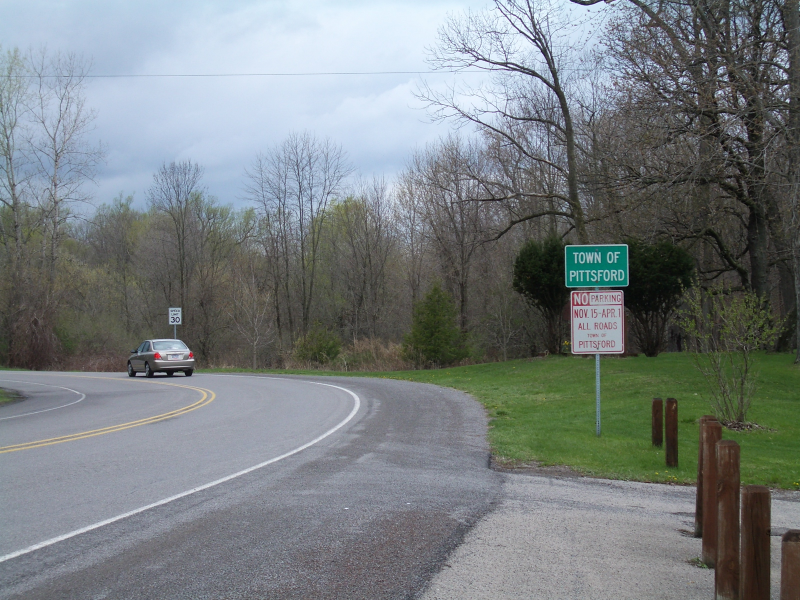
%> input picture Sign1.JPG, 1600 x 1200 px (shown at 1/2 size)
$ octave --eval "mainZhenkuangHe('Sign1.JPG');"   (GNU Octave 9; MATLAB toolbox functions it lacks are replaced by stand-ins)
%> lines starting %> are read from the running program, lines starting %| are printed output that depends on the picture; in (x1, y1, x2, y2) boxes, pixels count from 0 and x2, y2 are one past the last pixel; in counts of white or black regions, pixels touching at a corner belong together; the program's own positions count from 1
### SignDetectYellow.m
function outputY = SignDetectYellow(Irgb, I)
% Generatie invert C.
load('Yellowrgb.mat');
IC = inv(covYellowrgb);
MeanVector = mYellowrgb;
% Get the number of rows and coloums of the image.
[r,c,p] = size(Irgb);
%> r = 600; c = 800; p = 3
% Calculate the metrix of image with each pixel - the mean of each color
% row.
imc(:,:,1) = Irgb(:,:,1) - MeanVector(1);
imc(:,:,2) = Irgb(:,:,2) - MeanVector(2);
imc(:,:,3) = Irgb(:,:,3) - MeanVector(3);
%> imc: size 600x800x3 double
% Use the loop to calculate the Map.
for i = 1:r
    for j = 1:c
        Pix = [imc(i,j,1) imc(i,j,2) imc(i,j,3)];
        Map(i,j) = Pix * IC * Pix';
    end
end
% Calculate the Mahalanobis Distance Map.
MDMap = sqrt(Map);
% Use the threshold to generate the Thresholded Mahalanobis Distance Map.
MM = MDMap < 2.3;
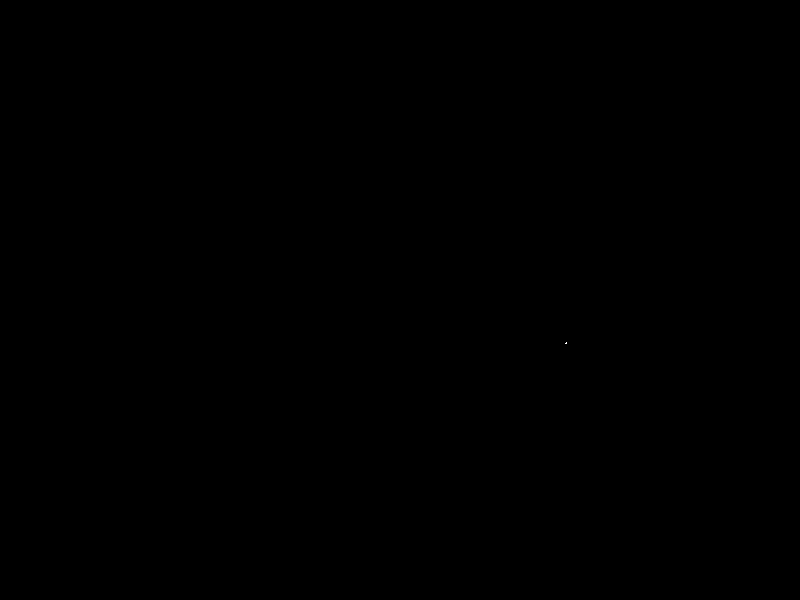
%> MM: size 600x800 logical; 0% white in thin lines or dots, all inside (x1, y1, x2, y2) = (565, 342, 567, 344)
Ylabel = bwlabel(MM);
Ylmax = max(max(Ylabel));
%> Ylmax = 1
outputY = I;
% Filter the result
for i = 1:Ylmax
    [r,c] = find(Ylabel == i);
    if length(r) > 200
        outY = Ylabel == i;
        sum_v = sum(outY);
        sum_h = sum(outY');
        f_v = find(sum_v, 1, 'first');
        l_v = find(sum_v, 1, 'last');
        f_h = find(sum_h, 1, 'first');
        l_h = find(sum_h, 1, 'last');
        long = l_h - f_h;
        wide = l_v - f_v;
        [w,l,p] = size(I);
        if f_v > 50 && l_v < l-50 && f_h > 50 && l_h < w-50
            if  wide < 1.5 * long || wide > 1.9 * long
                outputY(f_h-2:f_h, f_v:l_v, 1) = 1;
                outputY(f_h-2:f_h, f_v:l_v, 2) = 0;
                outputY(f_h-2:f_h, f_v:l_v, 3) = 0;
                outputY(l_h:l_h+2, f_v:l_v, 1) = 1;
                outputY(l_h:l_h+2, f_v:l_v, 2) = 0;
                outputY(l_h:l_h+2, f_v:l_v, 3) = 0;
                outputY(f_h:l_h, f_v-2:f_v, 1) = 1;
                outputY(f_h:l_h, f_v-2:f_v, 2) = 0;
                outputY(f_h:l_h, f_v-2:f_v, 3) = 0;
                outputY(f_h:l_h, l_v:l_v+2, 1) = 1;
                outputY(f_h:l_h, l_v:l_v+2, 2) = 0;
                outputY(f_h:l_h, l_v:l_v+2, 3) = 0;
            end
        end
    end
end
%> this loop made 1 pass
%> (r, c) on pass 1: ([344; 343; 344], [566; 567; 567])
return

### SignDetectGreen.m
function outputG = SignDetectGreen(Irgb, outputY)
% Generatie invert C.
load('Greenrgb.mat');
IC = inv(covGreenrgb);
MeanVector = mGreenrgb;
% Get the number of rows and coloums of the image.
[r,c,p] = size(Irgb);
%> r = 600; c = 800
% Calculate the metrix of image with each pixel - the mean of each color
% row.
imc(:,:,1) = Irgb(:,:,1) - MeanVector(1);
%> imc: size 600x800 double
imc(:,:,2) = Irgb(:,:,2) - MeanVector(2);
imc(:,:,3) = Irgb(:,:,3) - MeanVector(3);
%> imc: size 600x800x3 double
% Use the loop to calculate the Map.
for i = 1:r
    for j = 1:c
        Pix = [imc(i,j,1) imc(i,j,2) imc(i,j,3)];
        Map(i,j) = Pix * IC * Pix';
    end
end
% Calculate the Mahalanobis Distance Map.
MDMap = sqrt(Map);
% Use the threshold to generate the Thresholded Mahalanobis Distance Map.
MM = MDMap < 10;
%> MM: size 600x800 logical; 0.32% white; 9 white regions (8 under 20 px), largest, box (x1, y1, x2, y2) and area: (567, 246, 627, 286) 1485
% Close the MDMap use the shape "square"
SEG = strel('square',2);
FOG = imclose(MM, SEG);
%> FOG: size 600x800 logical; 0.33% white; 8 white regions (7 under 20 px), largest, box (x1, y1, x2, y2) and area: (567, 246, 627, 286) 1499
Glabel = bwlabel(FOG);
%> Glabel: size 600x800 double; 9 distinct labels, from 0 to 8
Glmax = max(max(Glabel));
%> Glmax = 8
outputG = outputY;
% Filter the result
for i = 1:Glmax
    [r,c] = find(Glabel == i);
    if length(r) > 100
        outG = Glabel == i;
        sum_v = sum(outG);
        sum_h = sum(outG');
        f_v = find(sum_v, 1, 'first');
        l_v = find(sum_v, 1, 'last');
        f_h = find(sum_h, 1, 'first');
        l_h = find(sum_h, 1, 'last');
        long = l_h - f_h;
        wide = l_v - f_v;
        if long < wide
        outputG(f_h-2:f_h, f_v:l_v, 1) = 1;
        outputG(f_h-2:f_h, f_v:l_v, 2) = 0;
        outputG(f_h-2:f_h, f_v:l_v, 3) = 0;
        outputG(l_h:l_h+2, f_v:l_v, 1) = 1;
        outputG(l_h:l_h+2, f_v:l_v, 2) = 0;
        outputG(l_h:l_h+2, f_v:l_v, 3) = 0;
        outputG(f_h:l_h, f_v-2:f_v, 1) = 1;
        outputG(f_h:l_h, f_v-2:f_v, 2) = 0;
        outputG(f_h:l_h, f_v-2:f_v, 3) = 0;
        outputG(f_h:l_h, l_v:l_v+2, 1) = 1;
        outputG(f_h:l_h, l_v:l_v+2, 2) = 0;
        outputG(f_h:l_h, l_v:l_v+2, 3) = 0;
        end
    end
end
%> this loop made 8 passes
%> (f_v, l_v, f_h, l_h, long, wide) on pass 1: (568, 627, 247, 286, 39, 59)
%> (r, c) on passes 2 to 6: ([274; 275; 274; 275], [573; 573; 574; 574]), ([256; 257; 258; 259; 260; 261; 256; 257; 258; 259; 260; 261], [582; 582; 582; 582; 582; 582; 583; 583; 583; 583; 583; 583]), ([274; 274; 275; 274; 275; 276; 275; 276; 277], [595; 596; 596; 597; 597; 597; 598; 598; 598]), ([273; 274; 275; 276; 277; 278; 279; 275; 276; 277; 278], [607; 607; 607; 607; 607; 607; 607; 608; 608; 608; 608]), ([256; 257; 258; 259; 260; 256; 257; 258; 259; 260; 261], [610; 610; 610; 610; 610; 611; 611; 611; 611; 611; 611])
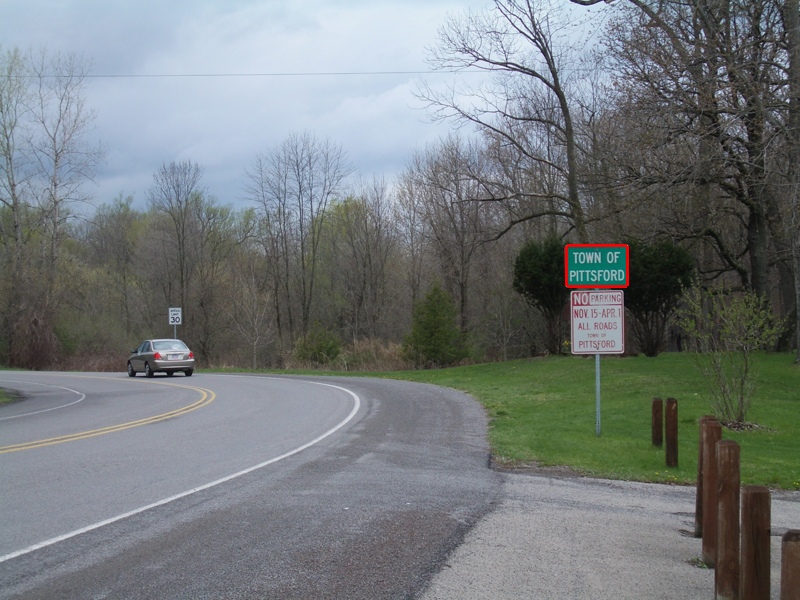
%> outputG: size 600x800x3 double; mean R, G, B 0.471, 0.494, 0.5; drawn with min black and max white
%> after the loop, sum_h = 600 values, max 60 at index 249, min 0 at index 1, mean 2.5; sum_v = 800 values, max 39 at index 568, min 0 at index 1, mean 1.87
return

### SignDetectRed.m
function outputR = SignDetectRed(Irgb, outputG)
% Generatie invert C.
load('Redrgb.mat');
IC = inv(covRedrgb);
MeanVector = mRedrgb;
% Get the number of rows and coloums of the image.
[r,c,p] = size(Irgb);
%> r = 600; c = 800
% Calculate the metrix of image with each pixel - the mean of each color
% row.
imc(:,:,1) = Irgb(:,:,1) - MeanVector(1);
%> imc: size 600x800 double
imc(:,:,2) = Irgb(:,:,2) - MeanVector(2);
imc(:,:,3) = Irgb(:,:,3) - MeanVector(3);
%> imc: size 600x800x3 double
% Use the loop to calculate the Map.
for i = 1:r
    for j = 1:c
        Pix = [imc(i,j,1) imc(i,j,2) imc(i,j,3)];
        Map(i,j) = Pix * IC * Pix';
    end
end
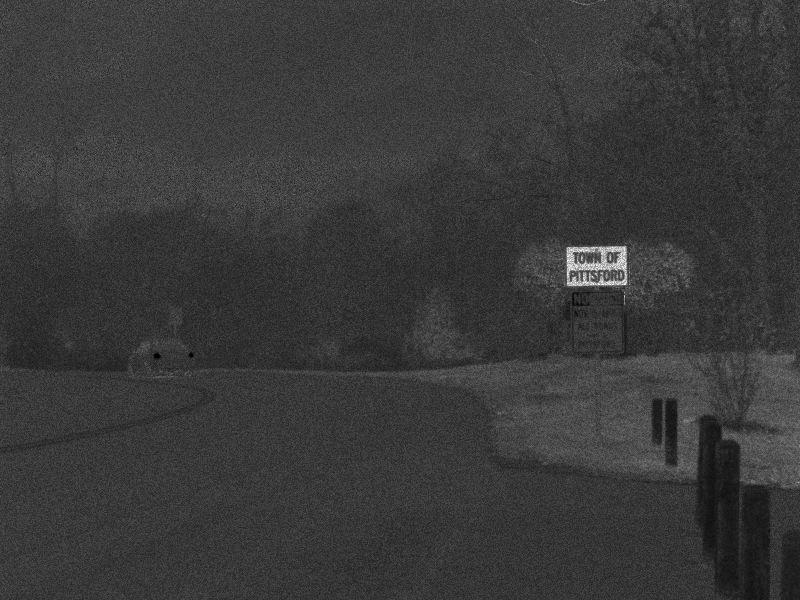
%> Map: size 600x800 double; min 0.0628, max 455.8, mean 103.6; drawn with min black and max white
% Calculate the Mahalanobis Distance Map.
MDMap = sqrt(Map);
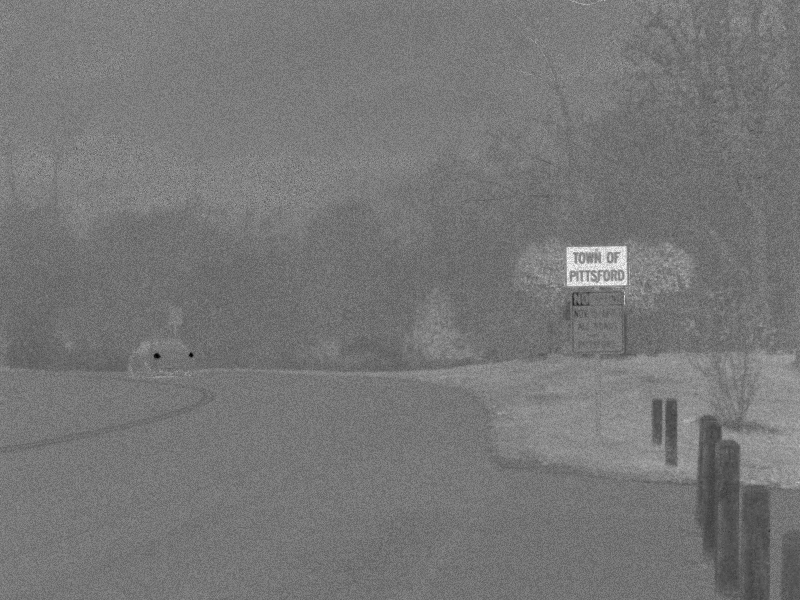
%> MDMap: size 600x800 double; min 0.251, max 21.35, mean 10.1; drawn with min black and max white
% Use the threshold to generate the Thresholded Mahalanobis Distance Map.
MM = MDMap < 3;
%> MM: size 600x800 logical; 0.01% white in thin lines or dots, all inside (x1, y1, x2, y2) = (154, 353, 193, 358)
% Close the MDMap use the shape "octagon"
SER = strel('octagon',6);
FOR = imclose(MM, SER);
Rlabel = bwlabel(FOR);
%> Rlabel: size 600x800 double; 3 distinct labels, from 0 to 2
Rlmax = max(max(Rlabel));
%> Rlmax = 2
outputR = outputG;
% Filter the result
for i = 1:Rlmax
    [r,c] = find(Rlabel == i);
    if length(r) > 200
        outR = Rlabel == i;
        sum_v = sum(outR);
        sum_h = sum(outR');
        f_v = find(sum_v, 1, 'first');
        l_v = find(sum_v, 1, 'last');
        f_h = find(sum_h, 1, 'first');
        l_h = find(sum_h, 1, 'last');
        outputR(f_h-2:f_h, f_v:l_v, 1) = 1;
        outputR(f_h-2:f_h, f_v:l_v, 2) = 0;
        outputR(f_h-2:f_h, f_v:l_v, 3) = 0;
        outputR(l_h:l_h+2, f_v:l_v, 1) = 1;
        outputR(l_h:l_h+2, f_v:l_v, 2) = 0;
        outputR(l_h:l_h+2, f_v:l_v, 3) = 0;
        outputR(f_h:l_h, f_v-2:f_v, 1) = 1;
        outputR(f_h:l_h, f_v-2:f_v, 2) = 0;
        outputR(f_h:l_h, f_v-2:f_v, 3) = 0;
        outputR(f_h:l_h, l_v:l_v+2, 1) = 1;
        outputR(f_h:l_h, l_v:l_v+2, 2) = 0;
        outputR(f_h:l_h, l_v:l_v+2, 3) = 0;
    end
end
%> this loop made 2 passes
%> (r, c) on pass 2: ([356; 354; 355; 356; 354; 355; 356; 357; 356], [190; 191; 191; 191; 192; 192; 192; 192; 193])
return

### SignDetectWhite.m
function outputW = SignDetectWhite(Io, outputR)
% Adjust contract
R = Io(:,:,1);
G = Io(:,:,2);
B = Io(:,:,3);
R = imadjust(R, [0.3 0.7], [0,1]);
G = imadjust(G, [0.3 0.7], [0,1]);
B = imadjust(B, [0.3 0.7], [0,1]);
I = cat(3,R,G,B);
% Generatie invert C.
IC = ones(3);
MeanVector = [1 1 1];
% Get the number of rows and coloums of the image.
[r,c,p] = size(I);
%> r = 600; c = 800
% Calculate the metrix of image with each pixel - the mean of each color
% row.
imc(:,:,1) = I(:,:,1) - MeanVector(1);
%> imc: size 600x800 double
imc(:,:,2) = I(:,:,2) - MeanVector(2);
imc(:,:,3) = I(:,:,3) - MeanVector(3);
%> imc: size 600x800x3 double
% Use the loop to calculate the Map.
for i = 1:r
    for j = 1:c
        Pix = [imc(i,j,1) imc(i,j,2) imc(i,j,3)];
        Map(i,j) = Pix * IC * Pix';
    end
end
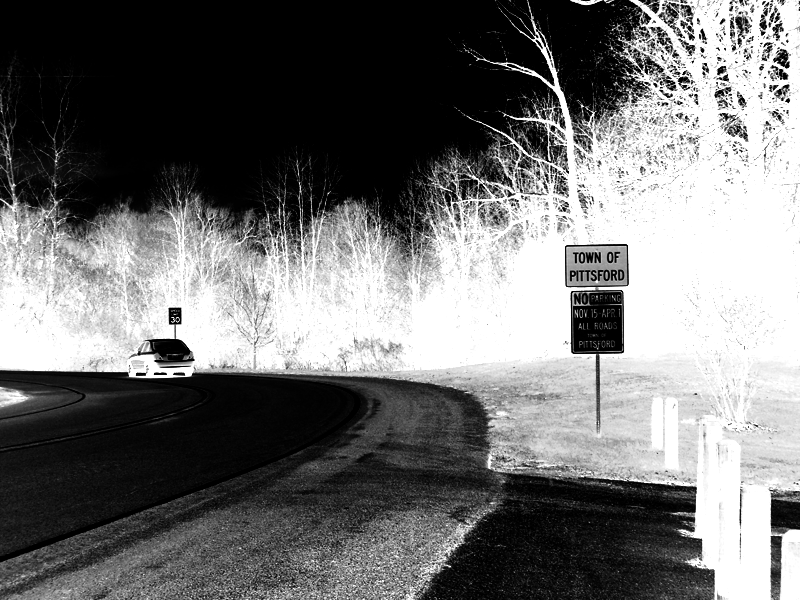
%> Map: size 600x800 double; min 0, max 9, mean 4.01; drawn with min black and max white
% Calculate the Mahalanobis Distance Map.
MDMap = sqrt(Map);
% Use the threshold to generate the Thresholded Mahalanobis Distance Map.
MM = MDMap < 1;
%> MM: size 600x800 logical; 38.7% white; 1848 white regions (1757 under 20 px), largest, box (x1, y1, x2, y2) and area: (0, 0, 559, 236) 102259, (0, 371, 369, 562) 41323, (422, 474, 696, 600) 20050
label = bwlabel(MM);
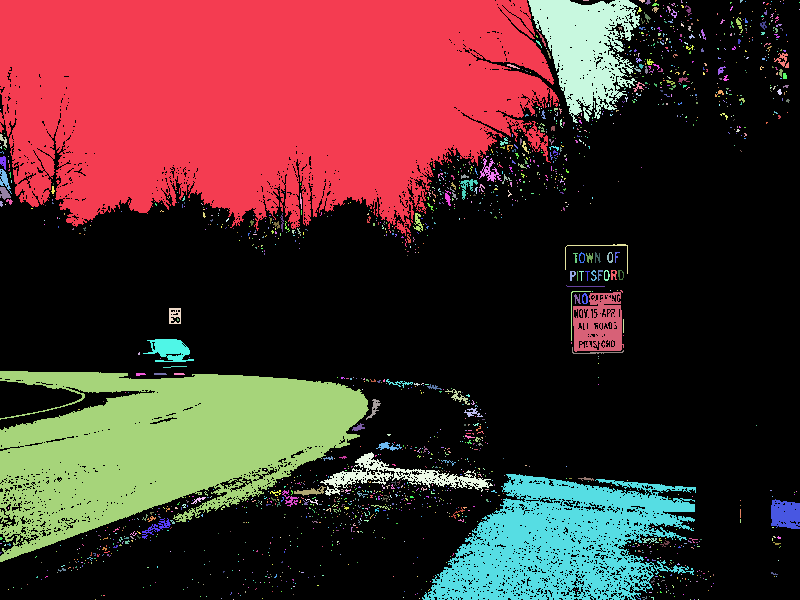
%> label: size 600x800 double; 1849 distinct labels, from 0 to 1848; one colour per label, 0 black
lmax = max(max(label));
%> lmax = 1848
countChosen = 0;
countRight = 0;
% Filter the result
outputW = outputR;
for i = 1:lmax
    [r,c] = find(label == i);
    if length(r) > 100 && length(r) <3000
        countChosen = countChosen + 1;
        out = label == i;
        sum_v = sum(out);
        sum_h = sum(out');
        f_v = find(sum_v, 1, 'first');
        l_v = find(sum_v, 1, 'last');
        f_h = find(sum_h, 1, 'first');
        l_h = find(sum_h, 1, 'last');
        long = l_h - f_h;
        wide = l_v - f_v;
        imtbw = MM(f_h:l_h, f_v:l_v);
        se = strel('square',3);
        imc = imclose(imtbw, se);
        count0 = length(find(imc(:)==0));
        count1 = length(find(imc(:)==1));
        [w,l,p] = size(I);
        if f_v > 50 && l_v < l-50 && f_h > 50 && l_h < w-50
            if ( (count0/count1<0.09) && (count0/count1>0.01) && (long>wide) && (wide/long>0.5) ) || ((wide/long>0.4) && (long>wide) && (long*wide>3800) && (long*wide<4000))
                    outputW(f_h-2:f_h, f_v:l_v, 1) = 1;
                    outputW(f_h-2:f_h, f_v:l_v, 2) = 0;
                    outputW(f_h-2:f_h, f_v:l_v, 3) = 0;
                    outputW(l_h:l_h+2, f_v:l_v, 1) = 1;
                    outputW(l_h:l_h+2, f_v:l_v, 2) = 0;
                    outputW(l_h:l_h+2, f_v:l_v, 3) = 0;
                    outputW(f_h:l_h, f_v-2:f_v, 1) = 1;
                    outputW(f_h:l_h, f_v-2:f_v, 2) = 0;
                    outputW(f_h:l_h, f_v-2:f_v, 3) = 0;
                    outputW(f_h:l_h, l_v:l_v+2, 1) = 1;
                    outputW(f_h:l_h, l_v:l_v+2, 2) = 0;
                    outputW(f_h:l_h, l_v:l_v+2, 3) = 0;
                    countRight = countRight + 1;
            end
        end
    end
end
%> this loop made 1848 passes
%> (countChosen, f_v, l_v, f_h, l_h, long, wide, se) on pass 8: (1, 1, 12, 170, 194, 24, 11, {Dimensionality 2})
%> (r, c) on passes 2, 4, 5, 6, 12, 13: (110, 1), (144, 1), ([148; 147; 148; 149], [1; 2; 2; 2]), ([153; 153; 152; 153; 154], [1; 2; 3; 4; 4]), ([538; 539; 540; 538; 539; 540; 539], [1; 1; 1; 2; 2; 2; 3]), ([544; 544], [1; 2])
%> imtbw: size 30x29 logical; 82.4% white; 20 black regions (18 under 20 px), largest, box (x1, y1, x2, y2) and area: (5, 0, 29, 4) 64, (0, 27, 20, 30) 40
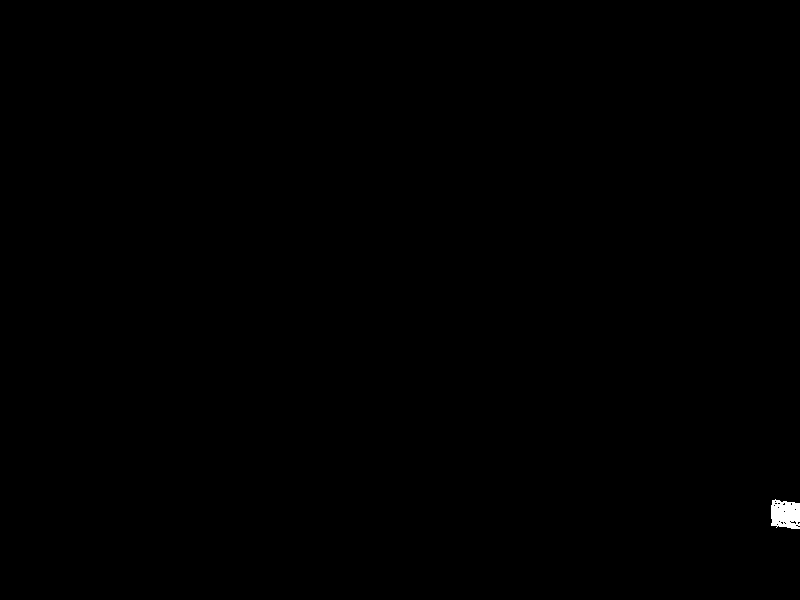
%> out: size 600x800 logical; 0.15% white; 1 white region, box (x1, y1, x2, y2) and area: (771, 499, 800, 529) 715
%> outputW: size 600x800x3 double; 0.03% of pixels changed, all inside (x1, y1, x2, y2) = (167, 306, 183, 326)
%> after the loop, count0 = 107; count1 = 763; countChosen = 11; countRight = 1; f_h = 500; f_v = 772; l_h = 529; l_v = 800; long = 29; sum_h = 600 values, max 29 at index 507, min 0 at index 1, mean 1.19; sum_v = 800 values, max 26 at index 773, min 0 at index 1, mean 0.894; wide = 28
% If not match adjust to higher contract to detect
if countRight == 0 && countChosen >= 12;
    outputW = SignDetectWhiteMoreContrast(Io, outputR);
end
return

### mainZhenkuangHe.m
function mainZhenkuangHe(im)

I = imresize(im2double(imread(im)), 0.5);

% Convert to Irgb
Irgb(:,:,1) = I(:,:,1)./(I(:,:,1)+I(:,:,2)+I(:,:,3));
Irgb(:,:,2) = I(:,:,2)./(I(:,:,1)+I(:,:,2)+I(:,:,3));
Irgb(:,:,3) = I(:,:,3)./(I(:,:,1)+I(:,:,2)+I(:,:,3));

% Do the Yellow detect (Use Irgb)
outputY = SignDetectYellow(Irgb, I);

% Do the Green detect (Use Irgb)
outputG = SignDetectGreen(Irgb, outputY);

% Do the Red detect (Use Irgb)
outputR = SignDetectRed(Irgb, outputG);

% Do the White detect (Use Ioriginal)
outputW = SignDetectWhite(I, outputR);

% Get the total output
output = outputW;

% Display the result image
figure, imshow(output);
